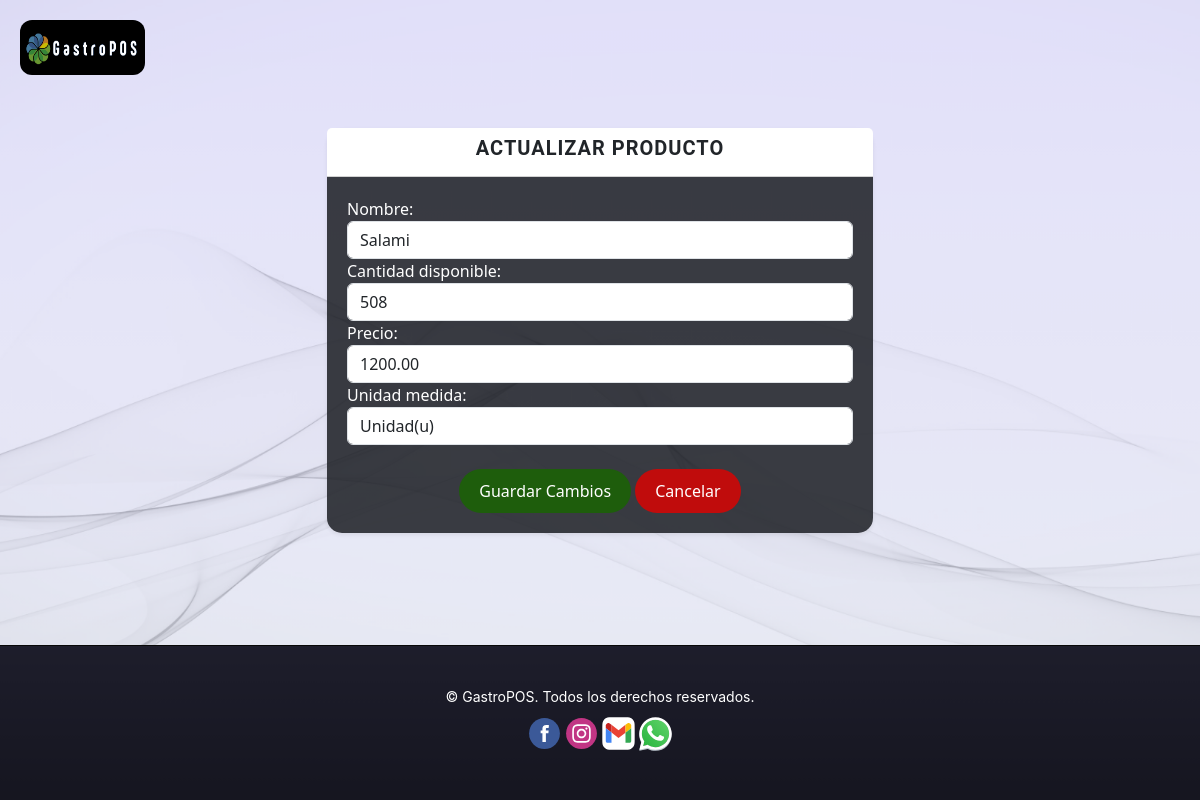
Page /inventario/productos/actualizar/1/ (signed in) on the committed database.
### inventario/models.py (models this page shows, shortened)
class Producto(models.Model):
    UNIDAD_MEDIDA_CHOICES = [
        ('Unidad(u)', 'Unidad(u)'),
        ('Gramos(g)', 'Gramos(g)'),
        ('Kilogramos(kg)', 'Kilogramos(kg)'),
        ('Litros(L)', 'Litros(L)'),
        ('Mililitros(ml)', 'Mililitros(ml)')
    ]
    usuario = models.ForeignKey(User, on_delete=models.CASCADE)
    nombre = models.CharField(max_length=100)
    cantidad_disponible = models.PositiveIntegerField()
    unidad_medida = models.CharField(max_length=15,  null=True, choices=UNIDAD_MEDIDA_CHOICES)
    precio = models.DecimalField(max_digits=10, decimal_places=2)

### inventario/views.py (the view)
# urls.py: path('productos/actualizar/<int:producto_id>/', actualizar_producto, name='actualizar_producto'),
@login_required(login_url='/login/')
def actualizar_producto(request, producto_id):
    producto = get_object_or_404(Producto, id=producto_id, usuario=request.user)
    print(f"Producto Precio: {producto.precio}")  # Depuración
    if request.method == 'POST':
        form = ProductoForm(request.POST, instance=producto)
        if form.is_valid():
            form.save()
            return redirect('lista_productos')
    else:
        form = ProductoForm(instance=producto)
    return render(request, 'inventario/actualizar_producto.html', {'form': form})

### inventario/forms.py
class ProductoForm(forms.ModelForm):
    class Meta:
        model = Producto
        fields = ['nombre', 'cantidad_disponible', 'precio',  'unidad_medida']
        widgets = {
            'nombre': forms.TextInput(attrs={'class': 'form-control', 'placeholder': 'Nombre del producto'}),
            'cantidad_disponible': forms.NumberInput(attrs={'class': 'form-control', 'placeholder': 'Cantidad disponible'}),
            'precio': forms.NumberInput(attrs={
                'class': 'form-control',
                'placeholder': 'Precio',
                'step': '0.01',  # Permite decimales
                'min': '0'       # Establece el valor mínimo permitido (opcional)
            }),
            'unidad_medida': forms.Select(attrs={'class': 'form-control'})
        }

### inventario/templates/inventario/actualizar_producto.html (shortened to what this page needs)
{% extends 'base.html' %}
{% load static %}
{% block extra_css %}
<link rel="stylesheet" href="{% static 'css/crear_plato.css' %}">
{% endblock %}
{% block content %}
<div class="container mt-5">
    <div class="row">
        <div class="col-md-6 mx-auto">
            <div class="card card-custom shadow-sm">
                <div class="card-header bg-white text-dark">
                    <h3 class="card-title card-title-custom text-center">ACTUALIZAR PRODUCTO</h3>
                </div>
                <div class="card-body card-body-custom">
                    <form method="post" enctype="multipart/form-data">
                        <div class="form-group mb-3">
                            {{ form }}
                        </div>
                        <div class="text-center mt-4">
                            <button type="submit" class="btn btn-custom-stacts">Guardar Cambios</button>
                            <a href="javascript:history.back()" class="btn btn-custom-back">Cancelar</a>
                        </div>
                    </form>
                </div>
            </div>
        </div>
    </div>
</div>
{% endblock %}

### static/css/base.css (style rules this page uses)
html, body { height: 100%; margin: 0; }
body { padding-top: 56px; }
.card-custom { border: none; border-radius: 15px; box-shadow: 0 4px 8px rgba(0, 0, 0, 0.1); background-color: #bde4f0b2; color: #060220; transition: transform 0.3s, box-shadow 0.3s; }
.card-custom { border-radius: 10px; border: 1px solid #ddd; box-shadow: 0 4px 8px rgba(0, 0, 0, 0.1); transition: box-shadow 0.3s ease; }
.card-body-custom { padding: 1.5rem; }
.card-title-custom { font-size: 1.5rem; color: #333; }
.card-title { font-size: 1.25rem; font-weight: 700; color: #333; text-transform: uppercase; letter-spacing: 1px; margin-bottom: 1rem; text-align: center; }
.card-body { height: calc(100% - 56px); overflow-y: auto; }
.btn-custom-back { color: #ffffff; background-color: #c00c0c; border: none; border-radius: 50px; padding: 10px 20px; font-size: 16px; transition: background-color 0.3s; }

### static/css/crear_plato.css (style rules this page uses)
.card-custom { border: none; border-radius: 15px; box-shadow: 0 4px 8px rgba(8, 4, 246, 0.1); background-color: #202228de; color: #ffffff; transition: transform 0.3s, box-shadow 0.3s; }
.card-title-custom { font-family: 'Roboto', sans-serif; font-weight: 700; }
.card-body-custom { padding: 20px; }
.btn-custom-stacts { color: #ffffff; background-color: #1e5d0c; border: none; border-radius: 50px; padding: 10px 20px; font-size: 16px; transition: background-color 0.3s; }
.btn-custom-back { color: #ffffff; background-color: #c00c0c; border: none; border-radius: 50px; padding: 10px 20px; font-size: 16px; transition: background-color 0.3s; }
.form-group label { color: #ffffff; }

### rows in the picture
Producto: nombre "Salami", cantidad_disponible "508", precio "1200.00", unidad_medida "Unidad(u)"
